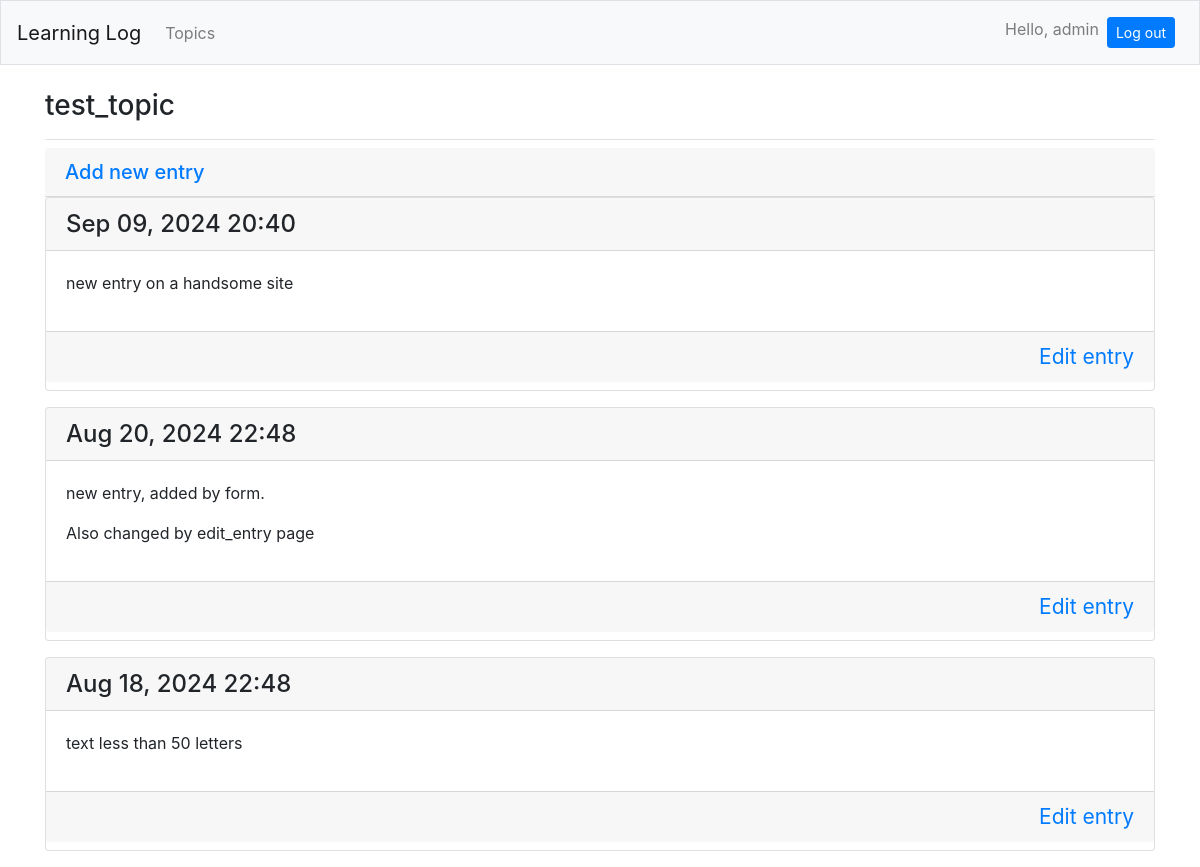
Before: /topics/3/ (signed in) with the older database file.
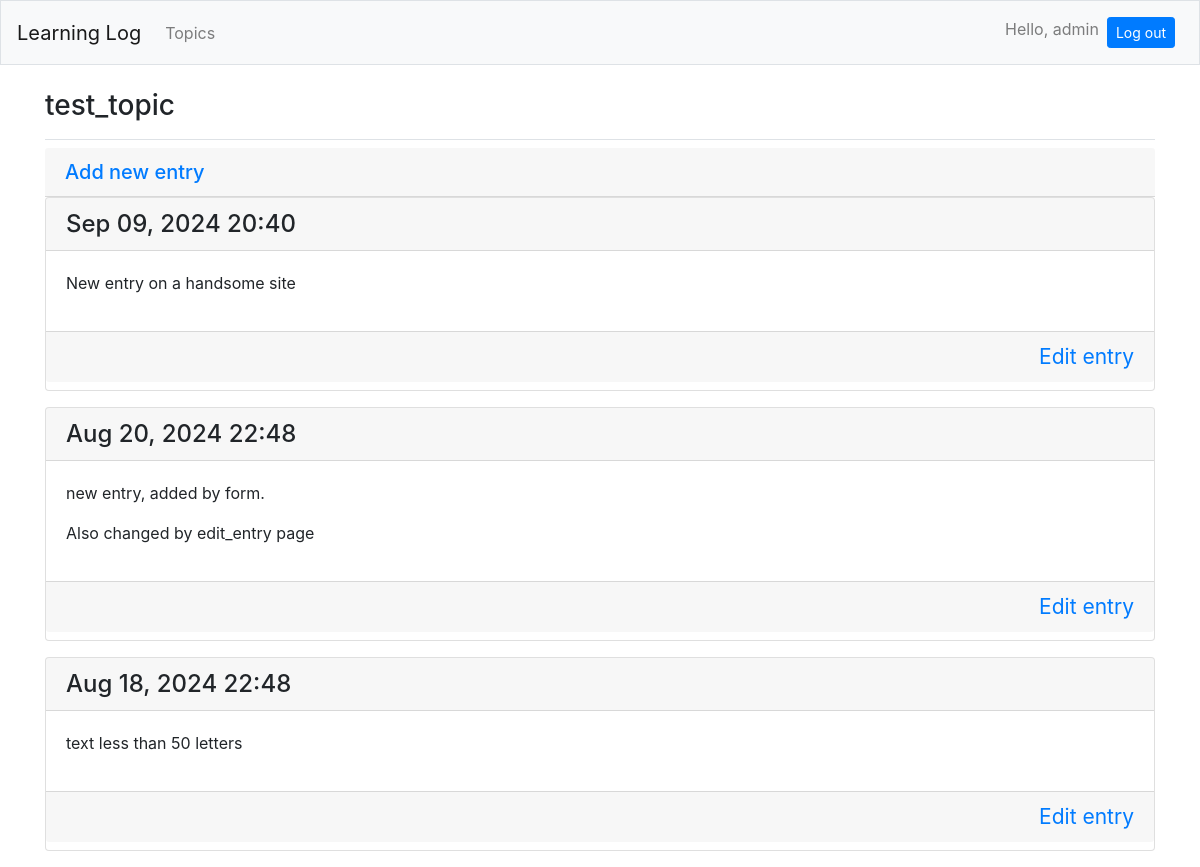
After: the same page with the newer database file.
### learning_logs/models.py (models this page shows, shortened)
class Entry(models.Model):
	topic = models.ForeignKey(Topic, on_delete=models.CASCADE)
	text = models.TextField()
	date_added  = models.DateTimeField(auto_now_add=True)
	class Meta:
		verbose_name_plural = 'entries'

### learning_logs/views.py (the view)
# urls.py: path('topics/<int:topic_id>/', views.topic, name='topic'),
@login_required
def topic(request, topic_id):
	topic = Topic.objects.get(id=topic_id)
	if topic.owner != request.user:
		raise Http404
	entries = topic.entry_set.order_by('-date_added')
	context = {'topic': topic, 'entries': entries}
	return render(request, 'learning_logs/topic.html', context)

### learning_logs/models.py (called while the page is built)
	def __str__(self):
		return self.text

### learning_logs/templates/learning_logs/topic.html
{% extends "learning_logs/base.html" %}
{% block page_header %}
	<h3>{{ topic }}</h3>
{% endblock page_header %}
{% block content %}
	<h5 class="card-header">
		<a href="{% url 'learning_logs:new_entry' topic.id %}">Add new entry</a>
	</h5>
		{% for entry in entries %}
			<div class="card mb-3">
				<h4 class="card-header">
					{{ entry.date_added|date:'M d, Y H:i' }}
				</h4>
				<div class="card-body">
					{{ entry.text|linebreaks }}
				</div>
				<h4 class="card-footer">
					<small><a class="float-right" href="{% url 'learning_logs:edit_entry' entry.id %}">
						Edit entry</a></small>
				</h4>
			</div>
		{% empty %}
			<p>There are no entries for this topic yet</p>
		{% endfor %}
{% endblock content %}

Changed rows visible on the page:
changed Entry: text "new entry on a handsome site" → "New entry on a handsome site"
